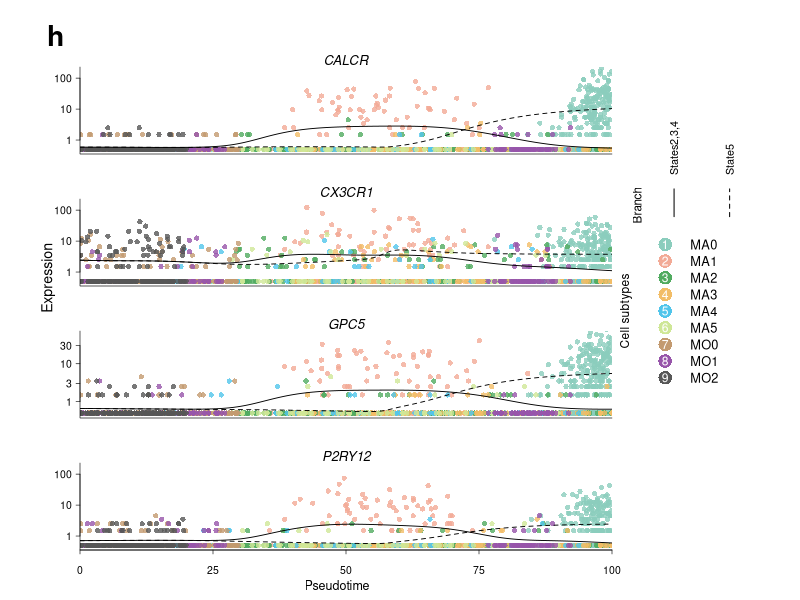
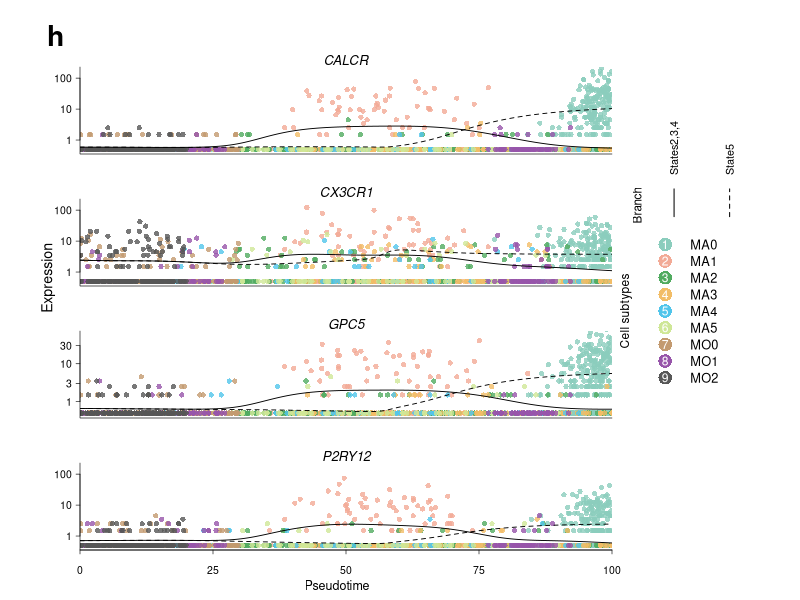

Reproduce these figures in R, in order.
#!/usr/bin/env Rscript
# Figure 3h: zero-inflated count expression along bifurcating pseudotime.
args<-commandArgs(trailingOnly=TRUE);out<-if(length(args))args[1] else '.'
dir.create(out,recursive=TRUE,showWarnings=FALSE);set.seed(3402)
types<-c('MA0','MA1','MA2','MA3','MA4','MA5','MO0','MO1','MO2')
colors<-c('#8bcdbd','#f2aa96','#51ab60','#f2bd67','#51c5eb','#cfe797','#c39a70','#9755aa','#575757')
n<-c(500,170,160,120,55,65,150,120,160)
time<-c(rbeta(n[1],32,1.4)*100,rnorm(n[2],57,9),runif(n[3],28,100),runif(n[4],40,100),runif(n[5],15,95),runif(n[6],25,90),runif(n[7],0,30),c(runif(60,0,28),rnorm(60,84,3)),runif(n[9],0,20))
time<-pmin(100,pmax(0,time));subtype<-rep(types,n);branch<-ifelse(subtype=='MA0','State5','States2,3,4')
genes<-c('CALCR','CX3CR1','GPC5','P2RY12');data<-list()
for(g in seq_along(genes)) {
 mu<-switch(g, .2+35*plogis((time-96)/2)*(subtype=='MA0')+12*(subtype=='MA1'),
  2+12*(subtype=='MA1')+5*(subtype=='MA0')+4*(subtype=='MO2'),
  .3+12*plogis((time-94)/3)*(subtype=='MA0')+8*(subtype=='MA1'),
  .4+6*plogis((time-94)/3)*(subtype=='MA0')+8*(subtype=='MA1'))
 count<-rnbinom(length(mu),mu=mu,size=.6);count[runif(length(mu))<.55]<-0
 data[[g]]<-data.frame(gene=genes[g],pseudotime=time,subtype=subtype,branch=branch,count=count,expression=count+.5)
}
data<-do.call(rbind,data)
draw<-function(){
 par(mar=rep(0,4));plot.new();plot.window(c(0,1),c(0,1));text(.035,.976,'h',font=2,cex=1.7)
 text(.025,.54,'Expression',srt=90,cex=.85)
 for(g in 1:4){
  upper<-1-(g-1)*.22-.065;lower<-upper-.205
  par(fig=c(.04,.77,lower,upper),new=TRUE,mar=c(.4,2.4,1.4,.2),mgp=c(1.5,.4,0),tcl=-.2,family='sans')
  d<-data[data$gene==genes[g],]; ymax<-if(g==3)60 else 180
  plot(d$pseudotime,d$expression,log='y',pch=16,cex=.70,col=adjustcolor(colors[match(d$subtype,types)],.8),xlim=c(0,100),ylim=c(.45,ymax),axes=FALSE,xlab='',ylab='',xaxs='i')
  axis(2,at=if(g==3)c(1,3,10,30) else c(1,10,100),labels=if(g==3)c(1,3,10,30) else c(1,10,100),las=1,cex.axis=.63,lwd=.6)
  if(g==4){axis(1,at=seq(0,100,25),cex.axis=.63,lwd=.6)}
  box(bty='l',lwd=.6);title(main=genes[g],font.main=3,cex.main=.8,line=.1)
  # Kernel mean trajectories estimated from the simulated branch observations.
  for(b in c('States2,3,4','State5')) {
   z<-d[d$branch==b | d$pseudotime<35,]
   xx<-seq(0,100,length.out=150)
   yy<-vapply(xx,function(t){w<-exp(-.5*((z$pseudotime-t)/7)^2);sum(w*z$expression)/sum(w)},numeric(1))
   lines(xx,yy,lty=if(b=='State5')2 else 1,lwd=.9,col='black')
  }
 }
 par(fig=c(0,1,0,1),new=TRUE,mar=rep(0,4));plot.new();plot.window(c(0,1),c(0,1))
 text(.415,-.014,'Pseudotime',cex=.75,xpd=NA)
 text(.82,.67,'Branch',srt=90,cex=.7)
 for(i in 1:2){x<-.87+(i-1)*.075;segments(x,.65,x,.70,lty=i,lwd=1);text(x,.725,c('States2,3,4','State5')[i],srt=90,adj=c(0,.5),cex=.65)}
 text(.805,.48,'Cell subtypes',srt=90,cex=.72)
 yy<-seq(.60,.36,length.out=9);points(rep(.858,9),yy,pch=16,col=colors,cex=1.8);text(.858,yy,1:9,col='white',cex=.73);text(.892,yy,types,adj=0,cex=.77)
}
saveRDS(data,file.path(out,'branched_group_feature_pseudotime_simulated.rds'))
png(file.path(out,'branched_group_feature_pseudotime.png'),width=810,height=1370,res=160,type='cairo');draw();dev.off()
cairo_pdf(file.path(out,'branched_group_feature_pseudotime.pdf'),width=5.06,height=8.56);draw();dev.off()
